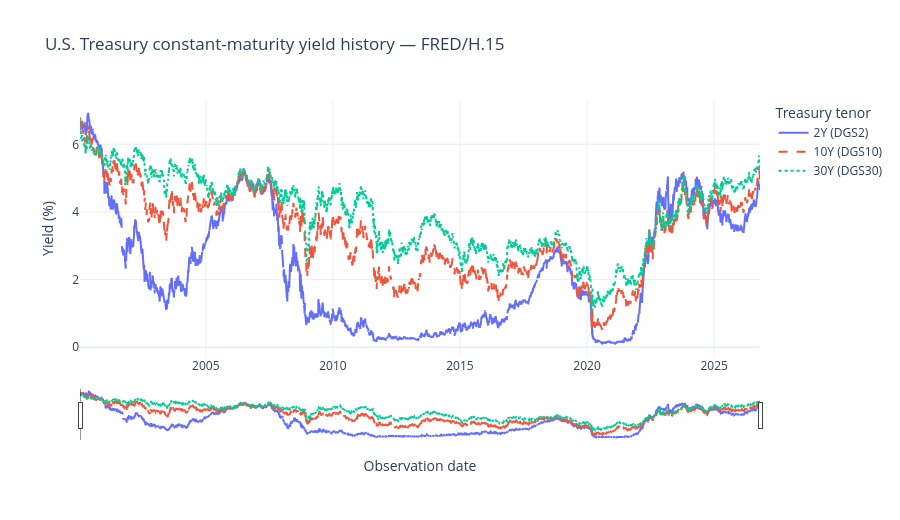

Source (notebook cell):
### Code cell
history_figure = show_yield_history(
    observations, *date_range.get_dates()
)

### Figure 1 — Plotly figure (JSON) as saved in the notebook; plotly's stock layout.template omitted (floating-point values rounded to 4 significant figures; data arrays with more than 128 entries replaced by an {"elided": "..."} marker saying what was removed)
{"data": [{"connectgaps": false, "hovertemplate": "%{x|%Y-%m-%d}<br>%{y:.2f}%<extra>%{fullData.name}</extra>", "line": {"dash": "solid"}, "mode": "lines", "name": "2Y (DGS2)", "type": "scatter", "x": {"elided": "6994 str values"}, "y": {"elided": "6994 float values"}}, {"connectgaps": false, "hovertemplate": "%{x|%Y-%m-%d}<br>%{y:.2f}%<extra>%{fullData.name}</extra>", "line": {"dash": "dash"}, "mode": "lines", "name": "10Y (DGS10)", "type": "scatter", "x": {"elided": "6994 str values"}, "y": {"elided": "6994 float values"}}, {"connectgaps": false, "hovertemplate": "%{x|%Y-%m-%d}<br>%{y:.2f}%<extra>%{fullData.name}</extra>", "line": {"dash": "dot"}, "mode": "lines", "name": "30Y (DGS30)", "type": "scatter", "x": {"elided": "6994 str values"}, "y": {"elided": "6994 float values"}}], "layout": {"height": 520, "hovermode": "x unified", "legend": {"title": {"text": "Treasury tenor"}}, "title": {"text": "U.S. Treasury constant-maturity yield history — FRED/H.15"}, "xaxis": {"range": ["2000-01-20", "2026-10-22"], "rangeslider": {"visible": true}, "title": {"text": "Observation date"}, "type": "date"}, "yaxis": {"title": {"text": "Yield (%)"}}}}
